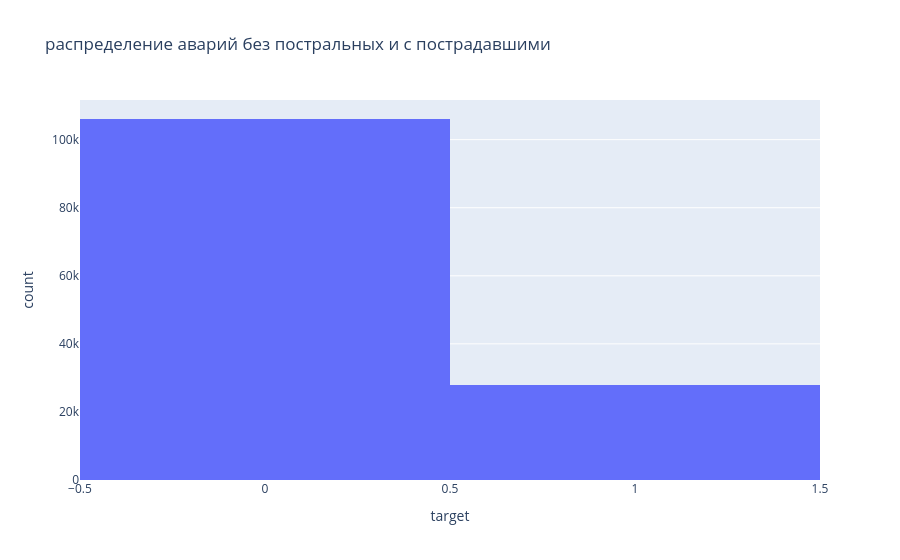

Source (notebook cell):
### Markdown cell above
---

### Code cell
px.histogram(df_model, x='target', title='распределение аварий без постральных и с пострадавшими')

### Figure 1 — Plotly figure (JSON) as saved in the notebook; plotly's stock layout.template omitted (floating-point values rounded to 4 significant figures; data arrays with more than 128 entries replaced by an {"elided": "..."} marker saying what was removed)
{"data": [{"bingroup": "x", "hovertemplate": "target=%{x}<br>count=%{y}<extra></extra>", "legendgroup": "", "marker": {"color": "#636efa", "pattern": {"shape": ""}}, "name": "", "orientation": "v", "showlegend": false, "type": "histogram", "x": {"elided": "133873 int values"}, "xaxis": "x", "yaxis": "y"}], "layout": {"barmode": "relative", "legend": {"tracegroupgap": 0}, "title": {"text": "распределение аварий без постральных и с пострадавшими"}, "xaxis": {"anchor": "y", "domain": [0, 1], "title": {"text": "target"}}, "yaxis": {"anchor": "x", "domain": [0, 1], "title": {"text": "count"}}}}
